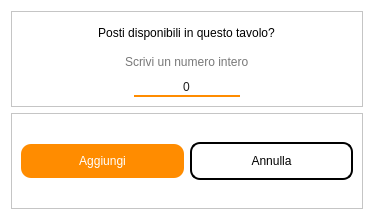
<?xml version="1.0" encoding="UTF-8"?>
<ui version="4.0">
 <class>Dialog</class>
 <widget class="QDialog" name="Dialog">
  <property name="geometry">
   <rect>
    <x>0</x>
    <y>0</y>
    <width>374</width>
    <height>220</height>
   </rect>
  </property>
  <property name="maximumSize">
   <size>
    <width>16777215</width>
    <height>220</height>
   </size>
  </property>
  <property name="windowTitle">
   <string>Dialog</string>
  </property>
  <property name="styleSheet">
   <string notr="true">background-color: rgb(255, 255, 255);</string>
  </property>
  <layout class="QVBoxLayout" name="verticalLayout_2">
   <item>
    <widget class="QFrame" name="frame_insert">
     <property name="frameShape">
      <enum>QFrame::StyledPanel</enum>
     </property>
     <property name="frameShadow">
      <enum>QFrame::Raised</enum>
     </property>
     <layout class="QVBoxLayout" name="verticalLayout">
      <item alignment="Qt::AlignHCenter">
       <widget class="QLabel" name="label">
        <property name="styleSheet">
         <string notr="true">font: 500 11pt &quot;Poppins&quot;;</string>
        </property>
        <property name="text">
         <string>Posti disponibili in questo tavolo?</string>
        </property>
        <property name="alignment">
         <set>Qt::AlignCenter</set>
        </property>
       </widget>
      </item>
      <item alignment="Qt::AlignHCenter">
       <widget class="QLabel" name="label_2">
        <property name="styleSheet">
         <string notr="true">font: 9pt &quot;Poppins&quot;; color: rgb(120, 120, 120);</string>
        </property>
        <property name="text">
         <string>Scrivi un numero intero</string>
        </property>
       </widget>
      </item>
      <item alignment="Qt::AlignHCenter">
       <widget class="QLineEdit" name="lineEdit_posti_tavolo">
        <property name="sizePolicy">
         <sizepolicy hsizetype="Fixed" vsizetype="Fixed">
          <horstretch>0</horstretch>
          <verstretch>0</verstretch>
         </sizepolicy>
        </property>
        <property name="styleSheet">
         <string notr="true">QLineEdit{border-bottom: 2px solid #ff8c00;
border-radius: 0px;
font: 11pt &quot;Poppins&quot;;
color: rgb(31, 31, 31);}</string>
        </property>
        <property name="text">
         <string>0</string>
        </property>
        <property name="alignment">
         <set>Qt::AlignCenter</set>
        </property>
       </widget>
      </item>
     </layout>
    </widget>
   </item>
   <item>
    <widget class="QFrame" name="frame_buttons">
     <property name="maximumSize">
      <size>
       <width>16777215</width>
       <height>100</height>
      </size>
     </property>
     <property name="frameShape">
      <enum>QFrame::StyledPanel</enum>
     </property>
     <property name="frameShadow">
      <enum>QFrame::Raised</enum>
     </property>
     <layout class="QHBoxLayout" name="horizontalLayout_2">
      <item>
       <widget class="QPushButton" name="btn_ok_add_tavolo">
        <property name="cursor">
         <cursorShape>PointingHandCursor</cursorShape>
        </property>
        <property name="styleSheet">
         <string notr="true">QPushButton {background-color: #ff8c00;
color: white;
padding: 10px;
border-radius: 10px;
font: 500 11.5pt &quot;Poppins&quot;;}

QPushButton:hover {
font: 500 11pt &quot;Poppins&quot;; 
padding: 10px;
}
</string>
        </property>
        <property name="text">
         <string>Aggiungi</string>
        </property>
       </widget>
      </item>
      <item>
       <widget class="QPushButton" name="btn_close_dialog">
        <property name="cursor">
         <cursorShape>PointingHandCursor</cursorShape>
        </property>
        <property name="styleSheet">
         <string notr="true">background-color: #fff;
border: 2px solid #000;
border-radius: 10px;
color: black;
padding: 10px;
font: 500 11.5pt &quot;Poppins&quot;;</string>
        </property>
        <property name="text">
         <string>Annulla</string>
        </property>
       </widget>
      </item>
     </layout>
    </widget>
   </item>
  </layout>
 </widget>
 <resources/>
 <connections/>
</ui>
